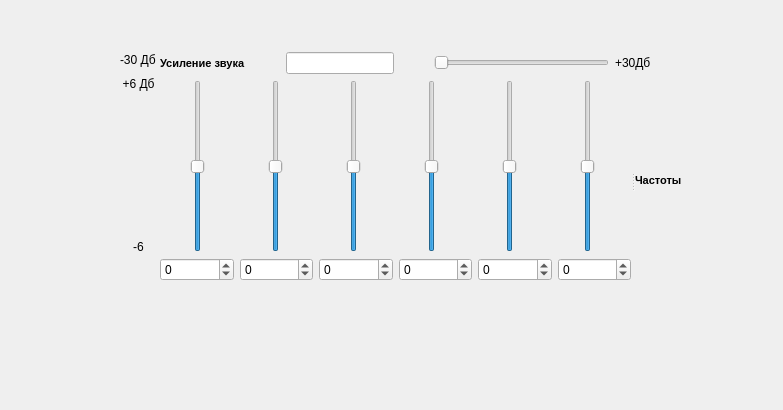
<?xml version="1.0" encoding="UTF-8"?>
<ui version="4.0">
 <class>Form</class>
 <widget class="QWidget" name="Form">
  <property name="geometry">
   <rect>
    <x>0</x>
    <y>0</y>
    <width>783</width>
    <height>410</height>
   </rect>
  </property>
  <property name="windowTitle">
   <string>Form</string>
  </property>
  <widget class="QSplitter" name="splitter">
   <property name="geometry">
    <rect>
     <x>160</x>
     <y>80</y>
     <width>561</width>
     <height>201</height>
    </rect>
   </property>
   <property name="orientation">
    <enum>Qt::Horizontal</enum>
   </property>
   <widget class="QWidget" name="">
    <layout class="QVBoxLayout" name="verticalLayout">
     <item>
      <layout class="QHBoxLayout" name="horizontalLayout">
       <property name="spacing">
        <number>33</number>
       </property>
       <item>
        <widget class="QSlider" name="slider1">
         <property name="minimum">
          <number>-6</number>
         </property>
         <property name="maximum">
          <number>6</number>
         </property>
         <property name="value">
          <number>0</number>
         </property>
         <property name="orientation">
          <enum>Qt::Vertical</enum>
         </property>
        </widget>
       </item>
       <item>
        <widget class="QSlider" name="slider2">
         <property name="minimum">
          <number>-6</number>
         </property>
         <property name="maximum">
          <number>6</number>
         </property>
         <property name="value">
          <number>0</number>
         </property>
         <property name="orientation">
          <enum>Qt::Vertical</enum>
         </property>
        </widget>
       </item>
       <item>
        <widget class="QSlider" name="slider3">
         <property name="minimum">
          <number>-6</number>
         </property>
         <property name="maximum">
          <number>6</number>
         </property>
         <property name="value">
          <number>0</number>
         </property>
         <property name="orientation">
          <enum>Qt::Vertical</enum>
         </property>
        </widget>
       </item>
       <item>
        <widget class="QSlider" name="slider4">
         <property name="minimum">
          <number>-6</number>
         </property>
         <property name="maximum">
          <number>6</number>
         </property>
         <property name="value">
          <number>0</number>
         </property>
         <property name="orientation">
          <enum>Qt::Vertical</enum>
         </property>
        </widget>
       </item>
       <item>
        <widget class="QSlider" name="slider5">
         <property name="minimum">
          <number>-6</number>
         </property>
         <property name="maximum">
          <number>6</number>
         </property>
         <property name="value">
          <number>0</number>
         </property>
         <property name="orientation">
          <enum>Qt::Vertical</enum>
         </property>
        </widget>
       </item>
       <item>
        <widget class="QSlider" name="slider6">
         <property name="minimum">
          <number>-6</number>
         </property>
         <property name="maximum">
          <number>6</number>
         </property>
         <property name="value">
          <number>0</number>
         </property>
         <property name="orientation">
          <enum>Qt::Vertical</enum>
         </property>
        </widget>
       </item>
      </layout>
     </item>
     <item>
      <layout class="QHBoxLayout" name="horizontalLayout_2">
       <item>
        <widget class="QSpinBox" name="spinBox_1">
         <property name="minimum">
          <number>-6</number>
         </property>
         <property name="maximum">
          <number>6</number>
         </property>
        </widget>
       </item>
       <item>
        <widget class="QSpinBox" name="spinBox_2">
         <property name="minimum">
          <number>-6</number>
         </property>
         <property name="maximum">
          <number>6</number>
         </property>
        </widget>
       </item>
       <item>
        <widget class="QSpinBox" name="spinBox_3">
         <property name="minimum">
          <number>-6</number>
         </property>
         <property name="maximum">
          <number>6</number>
         </property>
        </widget>
       </item>
       <item>
        <widget class="QSpinBox" name="spinBox_6">
         <property name="minimum">
          <number>-6</number>
         </property>
         <property name="maximum">
          <number>6</number>
         </property>
        </widget>
       </item>
       <item>
        <widget class="QSpinBox" name="spinBox_4">
         <property name="minimum">
          <number>-6</number>
         </property>
         <property name="maximum">
          <number>6</number>
         </property>
        </widget>
       </item>
       <item>
        <widget class="QSpinBox" name="spinBox_5">
         <property name="minimum">
          <number>-6</number>
         </property>
         <property name="maximum">
          <number>6</number>
         </property>
        </widget>
       </item>
      </layout>
     </item>
    </layout>
   </widget>
   <widget class="QLabel" name="frequency_label">
    <property name="font">
     <font>
      <pointsize>8</pointsize>
      <weight>75</weight>
      <bold>true</bold>
     </font>
    </property>
    <property name="mouseTracking">
     <bool>false</bool>
    </property>
    <property name="tabletTracking">
     <bool>false</bool>
    </property>
    <property name="text">
     <string>Частоты</string>
    </property>
    <property name="alignment">
     <set>Qt::AlignLeading|Qt::AlignLeft|Qt::AlignVCenter</set>
    </property>
    <property name="wordWrap">
     <bool>true</bool>
    </property>
   </widget>
  </widget>
  <widget class="QWidget" name="">
   <property name="geometry">
    <rect>
     <x>160</x>
     <y>50</y>
     <width>491</width>
     <height>26</height>
    </rect>
   </property>
   <layout class="QHBoxLayout" name="horizontalLayout_4">
    <item>
     <layout class="QHBoxLayout" name="horizontalLayout_3">
      <property name="spacing">
       <number>40</number>
      </property>
      <item>
       <widget class="QLabel" name="volume_label">
        <property name="sizePolicy">
         <sizepolicy hsizetype="Minimum" vsizetype="Preferred">
          <horstretch>0</horstretch>
          <verstretch>0</verstretch>
         </sizepolicy>
        </property>
        <property name="font">
         <font>
          <pointsize>8</pointsize>
          <weight>75</weight>
          <bold>true</bold>
         </font>
        </property>
        <property name="lineWidth">
         <number>1</number>
        </property>
        <property name="text">
         <string>Усиление звука</string>
        </property>
        <property name="scaledContents">
         <bool>true</bool>
        </property>
       </widget>
      </item>
      <item>
       <widget class="QLineEdit" name="VolumeEdit">
        <property name="sizePolicy">
         <sizepolicy hsizetype="Minimum" vsizetype="Fixed">
          <horstretch>0</horstretch>
          <verstretch>0</verstretch>
         </sizepolicy>
        </property>
       </widget>
      </item>
      <item>
       <widget class="QSlider" name="volume_slider">
        <property name="sizePolicy">
         <sizepolicy hsizetype="Expanding" vsizetype="Fixed">
          <horstretch>0</horstretch>
          <verstretch>0</verstretch>
         </sizepolicy>
        </property>
        <property name="orientation">
         <enum>Qt::Horizontal</enum>
        </property>
       </widget>
      </item>
     </layout>
    </item>
    <item>
     <widget class="QLabel" name="label_4">
      <property name="sizePolicy">
       <sizepolicy hsizetype="Fixed" vsizetype="Fixed">
        <horstretch>0</horstretch>
        <verstretch>0</verstretch>
       </sizepolicy>
      </property>
      <property name="text">
       <string>+30Дб</string>
      </property>
     </widget>
    </item>
   </layout>
  </widget>
  <widget class="QWidget" name="">
   <property name="geometry">
    <rect>
     <x>120</x>
     <y>53</y>
     <width>37</width>
     <height>201</height>
    </rect>
   </property>
   <layout class="QVBoxLayout" name="verticalLayout_3">
    <item>
     <layout class="QVBoxLayout" name="verticalLayout_2">
      <property name="spacing">
       <number>10</number>
      </property>
      <item>
       <widget class="QLabel" name="label_3">
        <property name="text">
         <string>-30 Дб</string>
        </property>
        <property name="alignment">
         <set>Qt::AlignLeading|Qt::AlignLeft|Qt::AlignTop</set>
        </property>
       </widget>
      </item>
      <item>
       <widget class="QLabel" name="label_2">
        <property name="text">
         <string>+6 Дб</string>
        </property>
        <property name="alignment">
         <set>Qt::AlignCenter</set>
        </property>
       </widget>
      </item>
     </layout>
    </item>
    <item>
     <widget class="QLabel" name="label">
      <property name="sizePolicy">
       <sizepolicy hsizetype="Preferred" vsizetype="Preferred">
        <horstretch>50</horstretch>
        <verstretch>7</verstretch>
       </sizepolicy>
      </property>
      <property name="text">
       <string>-6</string>
      </property>
      <property name="alignment">
       <set>Qt::AlignBottom|Qt::AlignHCenter</set>
      </property>
     </widget>
    </item>
   </layout>
  </widget>
 </widget>
 <resources/>
 <connections/>
</ui>
